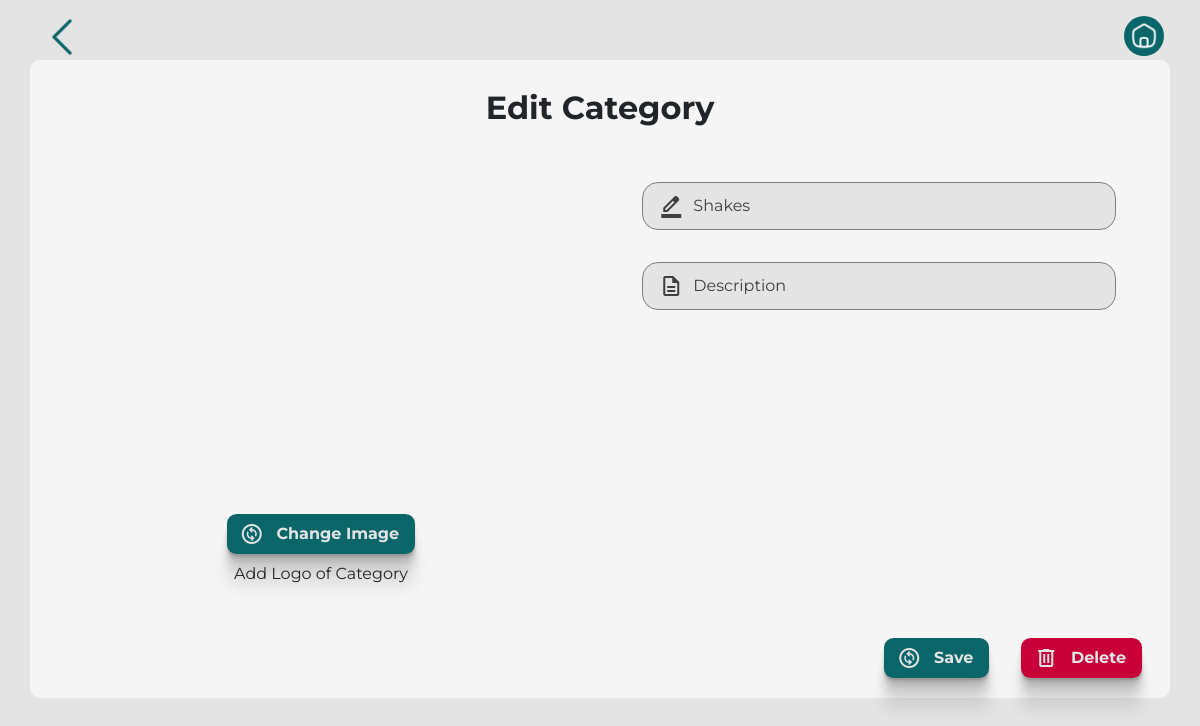
The app's page /client/category/4/ (signed in), older data.
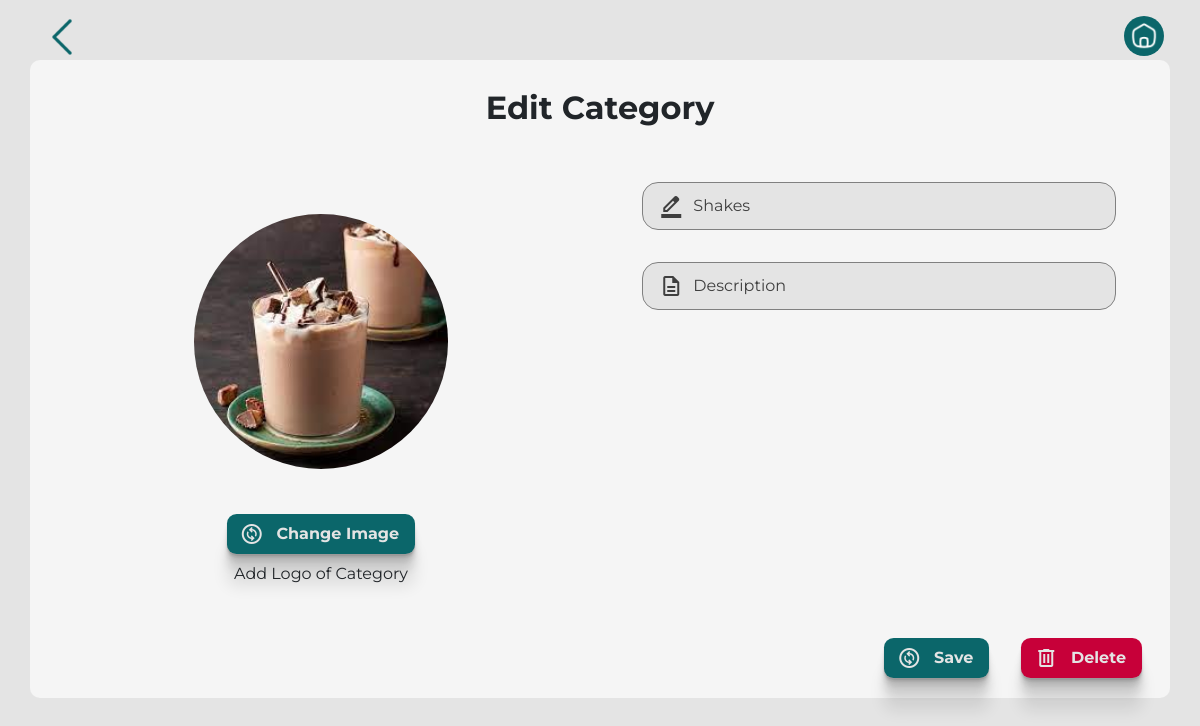
The same page, newer data.
### client/models.py (models this page shows, shortened)
class Header(models.Model):
    header_text = models.CharField(max_length=100)
    image = models.ImageField(upload_to='images', height_field=None, width_field=None, max_length=None, blank=True, null=True)
    menu = models.ForeignKey(Menu, on_delete=models.CASCADE, related_name='headers')
    description = models.CharField(max_length=50, blank= True, default="")

### client/views.py (the view, shortened to what this page needs)
# urls.py: path('category/<int:id>/', views.categoryEdit, name='category'),
@login_required
@menu_creation
def categoryEdit(request, id):
    header = Header.objects.get(id = id)
    if header.menu.user==request.user:
        return render(request, 'client/categoryEdit.html', {'header': header})
    else:
        return HttpResponse('you are forbidden to visit this page :(')

### client/views.py (called while the page is built)
def menu_creation(view_func, verification_url="/client/getstarted/"):
    @functools.wraps(view_func)
    def wrapper(request, *args, **kwargs):
        if Menu.objects.filter(user=request.user).exists():
            return view_func(request, *args, **kwargs)
        messages.info(request, "create menu first")
        return redirect(verification_url)
    return wrapper

### templates/client/categoryEdit.html (shortened to what this page needs)
{% load static %}
<!DOCTYPE html>
<html lang="en">
  <head>
    <link rel="stylesheet" href="{% static 'css/styleAdmin.css' %}" />
    <link
      href="https://cdn.jsdelivr.net/npm/bootstrap@5.3.1/dist/css/bootstrap.min.css"
      rel="stylesheet"
    />
  </head>
  <body>
    <button href="#" onclick="goBack()" class="back-btn"><img src="{% static  'assets/back_png.png'%}" alt=""></button>
    <a href="/client/psudoPanel" class="home-btn"><img src="{% static  'assets/home-btn.png'%}" alt=""></a>
    <form
    action=""
    method="POST"
    class="container"
    enctype="multipart/form-data"
    >
      <h2>Edit Category</h2>
      <div class="myleftright">
        <div  class="leftBlock">
          <div onclick="open_file1()" class="myImgForEdit">
            {% if header.image %}
            <img src="{{header.image.url}}" alt="">
            {% else %}
            <img src="{% static "images/sadfrog.jpg" %}" alt="">
            {% endif %}
          </div>
          <div onclick="open_file1()" id="" class="buttonBlockEditItem">
            <span class="material-symbols-outlined">change_circle</span>
            <p>Change Image</p>
          </div>
          <p id="fileName">Add Logo of Category</p>
        </div>
        <div class="rightBlock">
          <div class="inputArea">
            <span class="material-symbols-outlined"> border_color </span>
            <input
              type="text"
              placeholder="Category Name"
              name="categoryName"
              value="{{header.header_text}}"required
            />
          </div>
          <div class="inputArea">
            <span class="material-symbols-outlined"> description </span>
            <input
              type="text"
              placeholder="Description"
              name="description"
              size="10"
              value="{{header.description}}"
            />
          </div>
        </div>
      </div>
      <div class="buttonListEdit">
        <button type="submit"  id="saveChangeButton" class="buttonBlockEditItem" name="saveSubmit">
          <span class="material-symbols-outlined">change_circle</span>
          <p>Save</p>
        </button>
        <button onclick="deleteAction()" type="submit" id="deleteButton" class="buttonBlockEditItem" name="deleteSubmit">
          <span class="material-symbols-outlined">delete</span>
          <p>Delete</p>
        </button>
      </div>
    </form>
  </body>
</html>

Row changes from the older to the newer data that the page shows:
changed Header "Shakes": image: picture added
